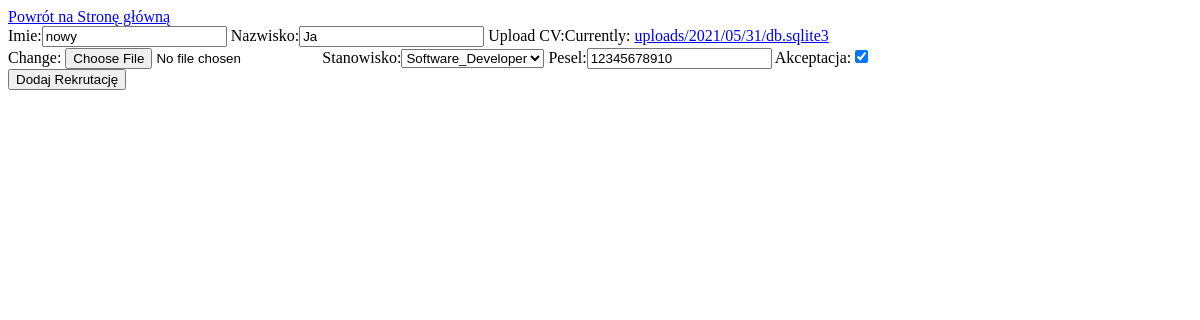
Page /polls/edycja_rekruta/2/ on the earlier database version.
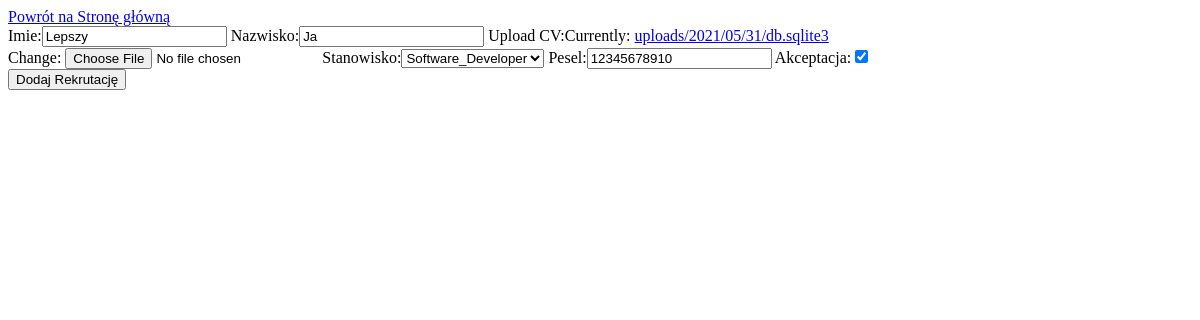
Same page on the later database version.
### polls/models.py (models this page shows, shortened)
class Rekrutacja(models.Model):
    imie = models.CharField(max_length=100)
    nazwisko = models.CharField(max_length=200)
    upload_CV = models.FileField(upload_to='uploads/%Y/%m/%d/')
    stanowisko = models.ForeignKey(Stanowiska, on_delete=models.CASCADE)
    pesel = models.DecimalField(max_digits=11, decimal_places=0)
    akceptacja = models.BooleanField()

### polls/views.py (the view)
# urls.py: path('edycja_rekruta/<int:id>/', views.edycja_rekr),
def edycja_rekr(request,id):
    stan = get_object_or_404(Rekrutacja, pk=id)
    formularz = RekrutacjaForm(request.POST or None, request.FILES or None, instance=stan)
    if formularz.is_valid():
        formularz.save()
        return redirect('/polls/rekrutacja')
    return render(request, 'polls/formularz_rekrutacja.html', {'form_rekrutacja':formularz})

### polls/formularz.py
class RekrutacjaForm(ModelForm):
    class Meta:
        model = Rekrutacja
        fields = ['imie','nazwisko','upload_CV','stanowisko','pesel','akceptacja']

### polls/models.py (called while the page is built)
    def __str__(self):
        return self.nazwa

### polls/templates/polls/formularz_rekrutacja.html (shortened to what this page needs)
{% load static %}
<!DOCTYPE html>
<head>
    <link rel="stylesheet" type="text/css" href="{% static 'polls/style.css' %}" />
</head>
<section id="prawy">
    <a href="{% url 'start' %}">Powrót na Stronę główną</a>
    <article>
        <form method="post" enctype="multipart/form-data">
            {{form_rekrutacja}}
            <br><button type="submit">Dodaj Rekrutację</button>
        </form>
    </article>
</section>

Differences in the rows shown:
changed Rekrutacja "Ja": imie "nowy" → "Lepszy"
